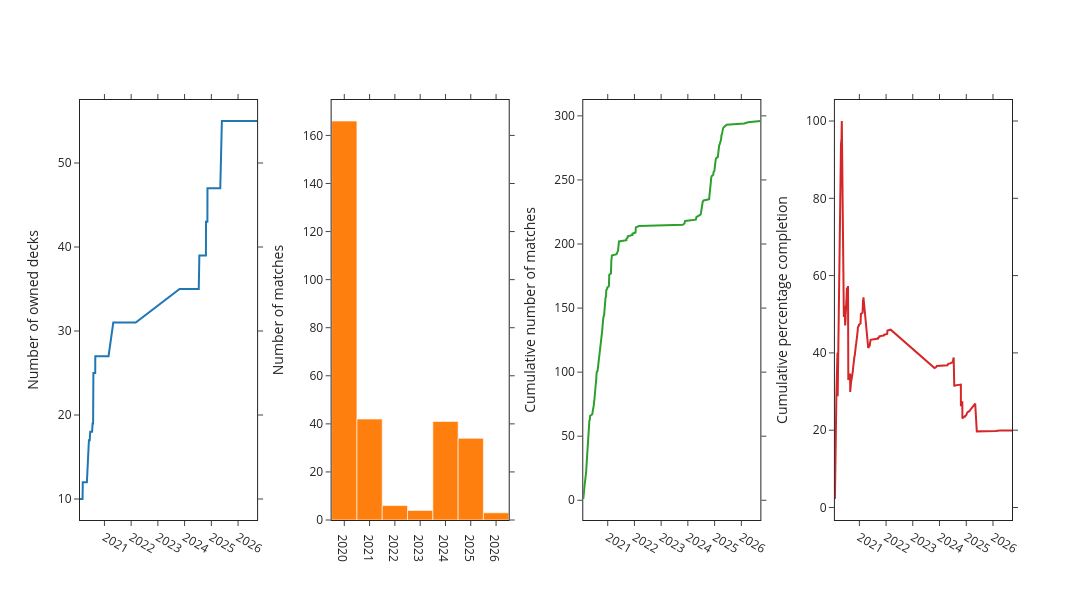

The notebook cell this image was saved under:
### Code cell
plots.plot_time_changes(match_df)

### Figure 1 — Plotly figure (JSON) as saved in the notebook; plotly's stock layout.template omitted (floating-point values rounded to 4 significant figures; data arrays with more than 128 entries replaced by an {"elided": "..."} marker saying what was removed)
{"data": [{"hovertemplate": "<b>Date:</b> %{x}<br><b>Number of decks:</b> %{y}<extra></extra>", "type": "scatter", "x": {"elided": "296 str values"}, "xaxis": "x", "y": {"elided": "296 int values"}, "yaxis": "y"}, {"hovertemplate": "<b>Year:</b> %{x}<br><b>Number of matches:</b> %{y}<extra></extra>", "type": "histogram", "x": {"elided": "296 int values"}, "xaxis": "x2", "yaxis": "y2"}, {"hovertemplate": "<b>Date:</b> %{x}<br><b>Cumulative matches:</b> %{y}<extra></extra>", "type": "scatter", "x": {"elided": "296 str values"}, "xaxis": "x3", "y": {"elided": "296 int values"}, "yaxis": "y3"}, {"hovertemplate": "<b>Date:</b> %{x}<br><b>Percentage completion:</b> %{y}%<extra></extra>", "type": "scatter", "x": {"elided": "296 str values"}, "xaxis": "x4", "y": {"elided": "296 float values"}, "yaxis": "y4"}], "layout": {"autosize": false, "height": 600, "showlegend": false, "width": 1500, "xaxis": {"anchor": "y", "autorange": true, "domain": [0, 0.19], "mirror": "allticks", "range": ["2020-02-02", "2026-09-18"], "ticktext": [2020, 2021, 2022, 2023, 2024, 2025, 2026], "tickvals": [2020, 2021, 2022, 2023, 2024, 2025, 2026], "type": "date"}, "xaxis2": {"anchor": "y2", "autorange": true, "domain": [0.27, 0.46], "mirror": "allticks", "range": [2020.0, 2026.0], "ticktext": [2020, 2021, 2022, 2023, 2024, 2025, 2026], "tickvals": [2020, 2021, 2022, 2023, 2024, 2025, 2026], "type": "linear"}, "xaxis3": {"anchor": "y3", "autorange": true, "domain": [0.54, 0.73], "mirror": "allticks", "range": ["2020-02-02", "2026-09-18"], "ticktext": [2020, 2021, 2022, 2023, 2024, 2025, 2026], "tickvals": [2020, 2021, 2022, 2023, 2024, 2025, 2026], "type": "date"}, "xaxis4": {"anchor": "y4", "autorange": true, "domain": [0.81, 1], "mirror": "allticks", "range": ["2020-02-02", "2026-09-18"], "ticktext": [2020, 2021, 2022, 2023, 2024, 2025, 2026], "tickvals": [2020, 2021, 2022, 2023, 2024, 2025, 2026], "type": "date"}, "yaxis": {"anchor": "x", "autorange": true, "domain": [0, 1], "mirror": "allticks", "range": [7.5, 57.5], "title": {"text": "Number of owned decks"}, "type": "linear"}, "yaxis2": {"anchor": "x2", "autorange": true, "domain": [0, 1], "mirror": "allticks", "range": [0, 174.7], "title": {"text": "Number of matches"}}, "yaxis3": {"anchor": "x3", "autorange": true, "domain": [0, 1], "mirror": "allticks", "range": [-15.39, 312.4], "title": {"text": "Cumulative number of matches"}, "type": "linear"}, "yaxis4": {"anchor": "x4", "autorange": true, "domain": [0, 1], "mirror": "allticks", "range": [-3.233, 105.4], "title": {"text": "Cumulative percentage completion"}, "type": "linear"}}}
